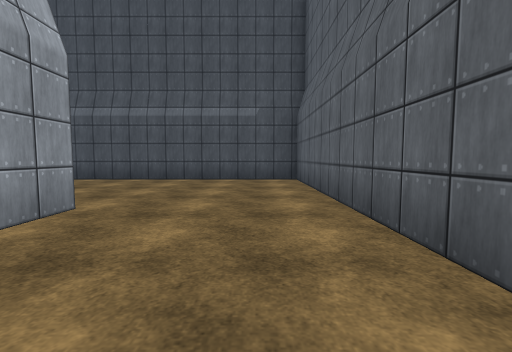
view 1 (above)

24 first-person views from a walk through a scene from a Unity 3-D project. The camera is 1.2 m above the floor, tilts 4° down and sees 90° across. The floor is counted in squares, 2 m on a side. Each view is taken from the middle of a square. On the plan, view 1 faces up. The plan holds only what a view shows up to about 9 squares ahead; the rest is blank. The place goes on beyond the plan. The player is left out. Some animated figures are not drawn. Surface patterns are stand-ins for the level's own textures.

view 2
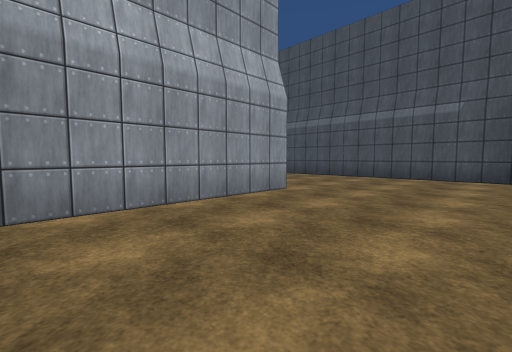

view 3
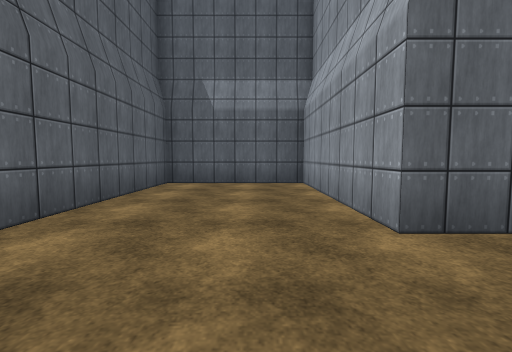

view 4
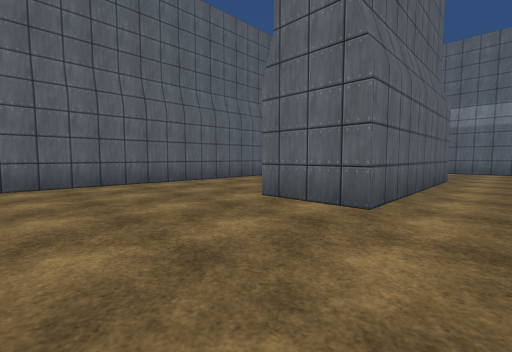

view 5
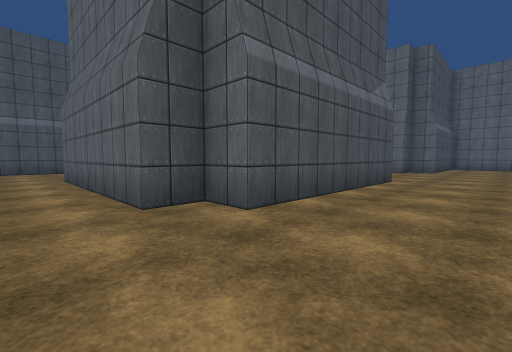

view 6
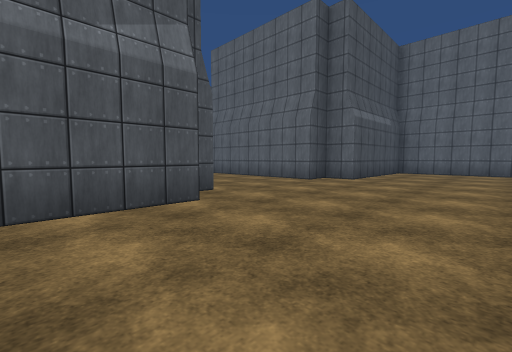

view 7
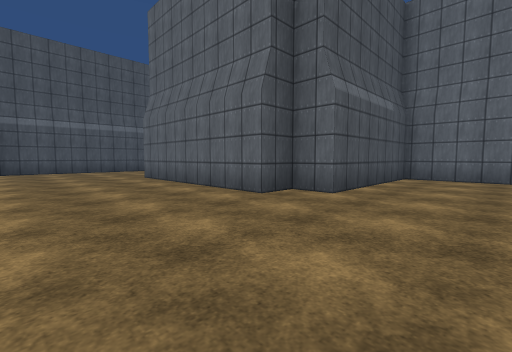

view 8
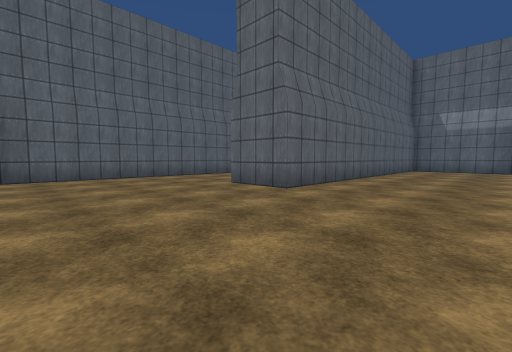

view 9
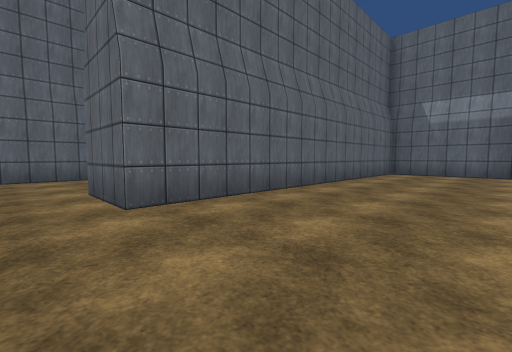

view 10
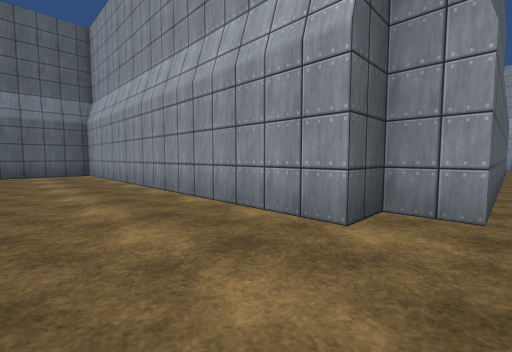

view 11
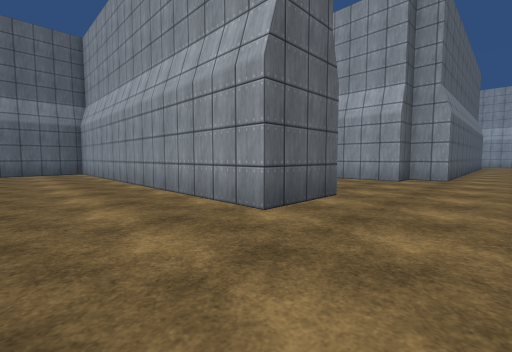

view 12
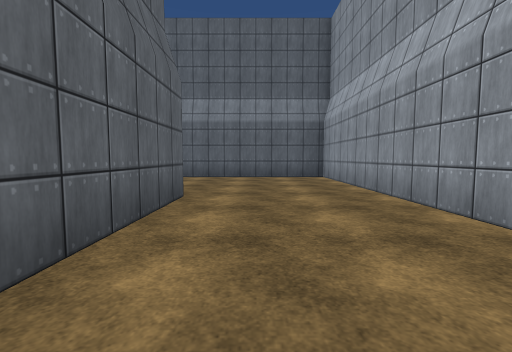

view 13
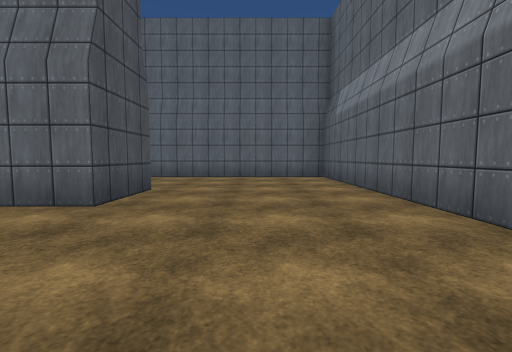

view 14
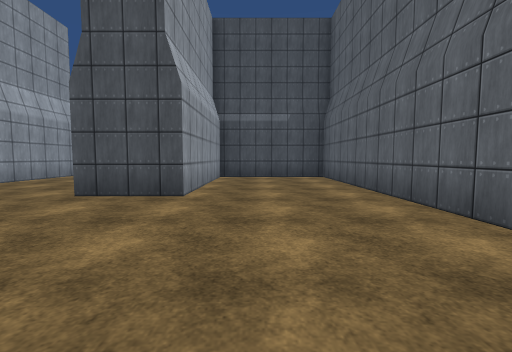

view 15
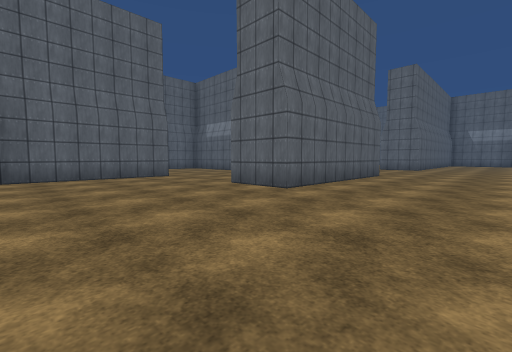

view 16
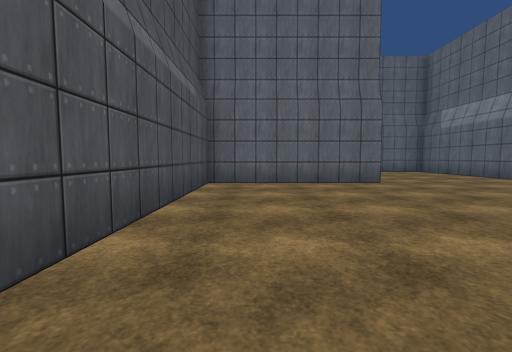

view 17
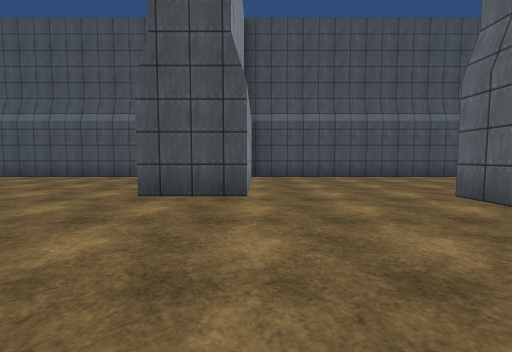

view 18
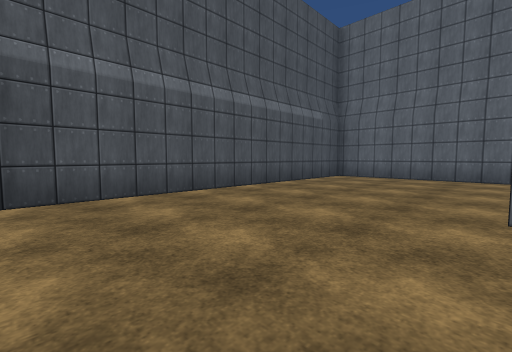

view 19
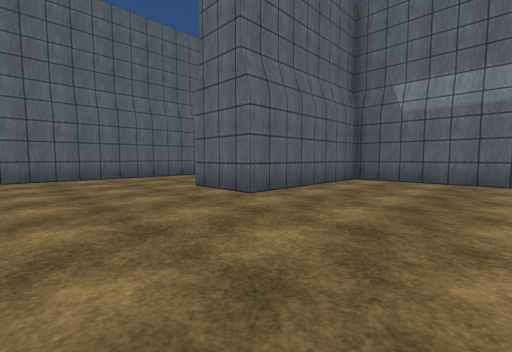

view 20
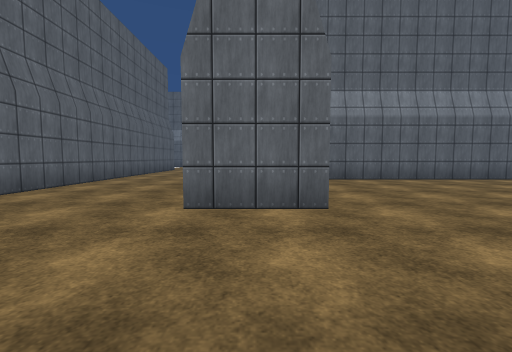

view 21
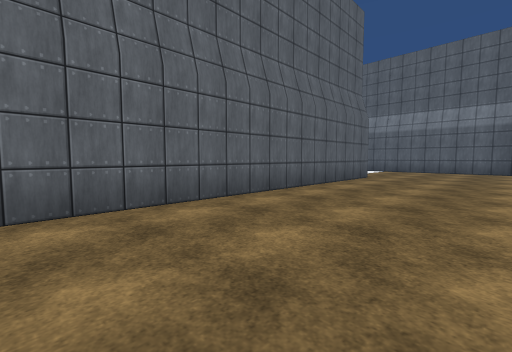

view 22
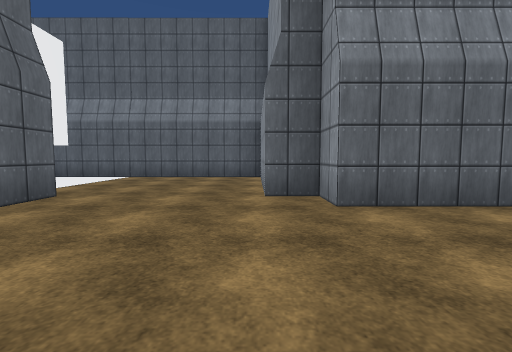

view 23
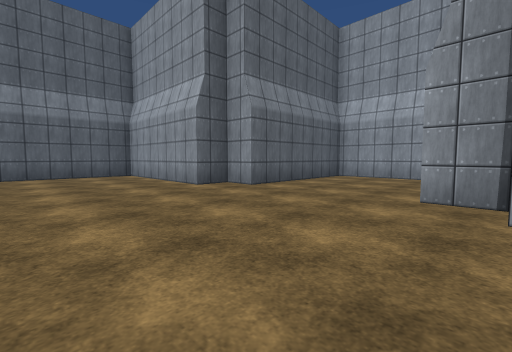

view 24
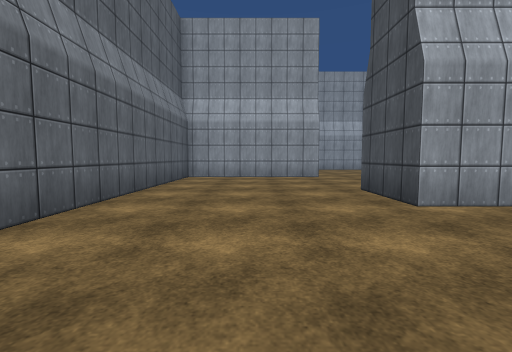

### Floor plan
Points are (right, up) in squares from view 1. A wall is a line through its corners. A room is listed if a view was taken in it or the views show most of it. See-through windows are left out.
Room 1 (views 1, 2, 3, 4)
walls: (-3.9, 3) (-2.1, 3) (-2.1, -1.1) (1.1, -1.1) (1.1, 7.1) (-5.1, 7.1)
ways out: opening at (-4.5, 3.5) to room 2
Room 2 (views 5, 6, 7, 8, 9, 10, 11, 12, 13, 14, 15, 16, 17, 18, 19, 20, 21, 22, 23, 24)
walls: (12.9, -3.6) (12.9, -6.1) (17, -6.1) (17, -7) (17.9, -7) (17.9, -11.1) (23.5, -11.1); (17, -1.9) (17, -2.9); (2.1, -2.9) (-3, -2.9) (-3, -2) (-3.9, -2) (-3.9, 3); (12.9, 6.6) (12.9, 3) (11.1, 3) (11.1, 7.1) (3, 7.1); (21.1, -7) (21.1, 7.1) (12.9, 7.1); (6.1, -15.6) (6.1, -7) (7.9, -7) (7.9, -16.1) (16.1, -16.1) (16.1, -7.9) (12.9, -7.9) (12.9, -12) (11.1, -12) (11.1, -2.9) (7, -2.9) (7, -2) (6.1, -2) (6.1, 3) (7.9, 3) (7.9, -1.1) (16.1, -1.1) (16.1, 3) (17.9, 3); (-5.4, -6.1) (2, -6.1) (2, -7) (2.9, -7) (2.9, -16.1) (5.6, -16.1)
ways out: opening at (-4.5, 3.5) to room 1

Positions as (right, up) in squares from view 1, and headings:
1: (0, 0), facing up
2: (1, -1), facing up-left
3: (-1, 5), facing down
4: (-5, 6), facing down-right
5: (-5, -5), facing up-right
6: (0, -6), facing up-right
7: (3, -5), facing up-right
8: (3, -3), facing down-right
9: (3, -6), facing down-right
10: (5, -6), facing down-left
11: (10, -5), facing down-left
12: (10, -8), facing down
13: (8, -14), facing right
14: (14, -16), facing up
15: (3, 7), facing down-right
16: (5, 6), facing right
17: (13, -1), facing up
18: (13, 3), facing up-right
19: (13, 6), facing down-right
20: (17, 6), facing down
21: (18, 1), facing down-right
22: (18, -3), facing down
23: (21, -2), facing down-left
24: (16, 1), facing left
